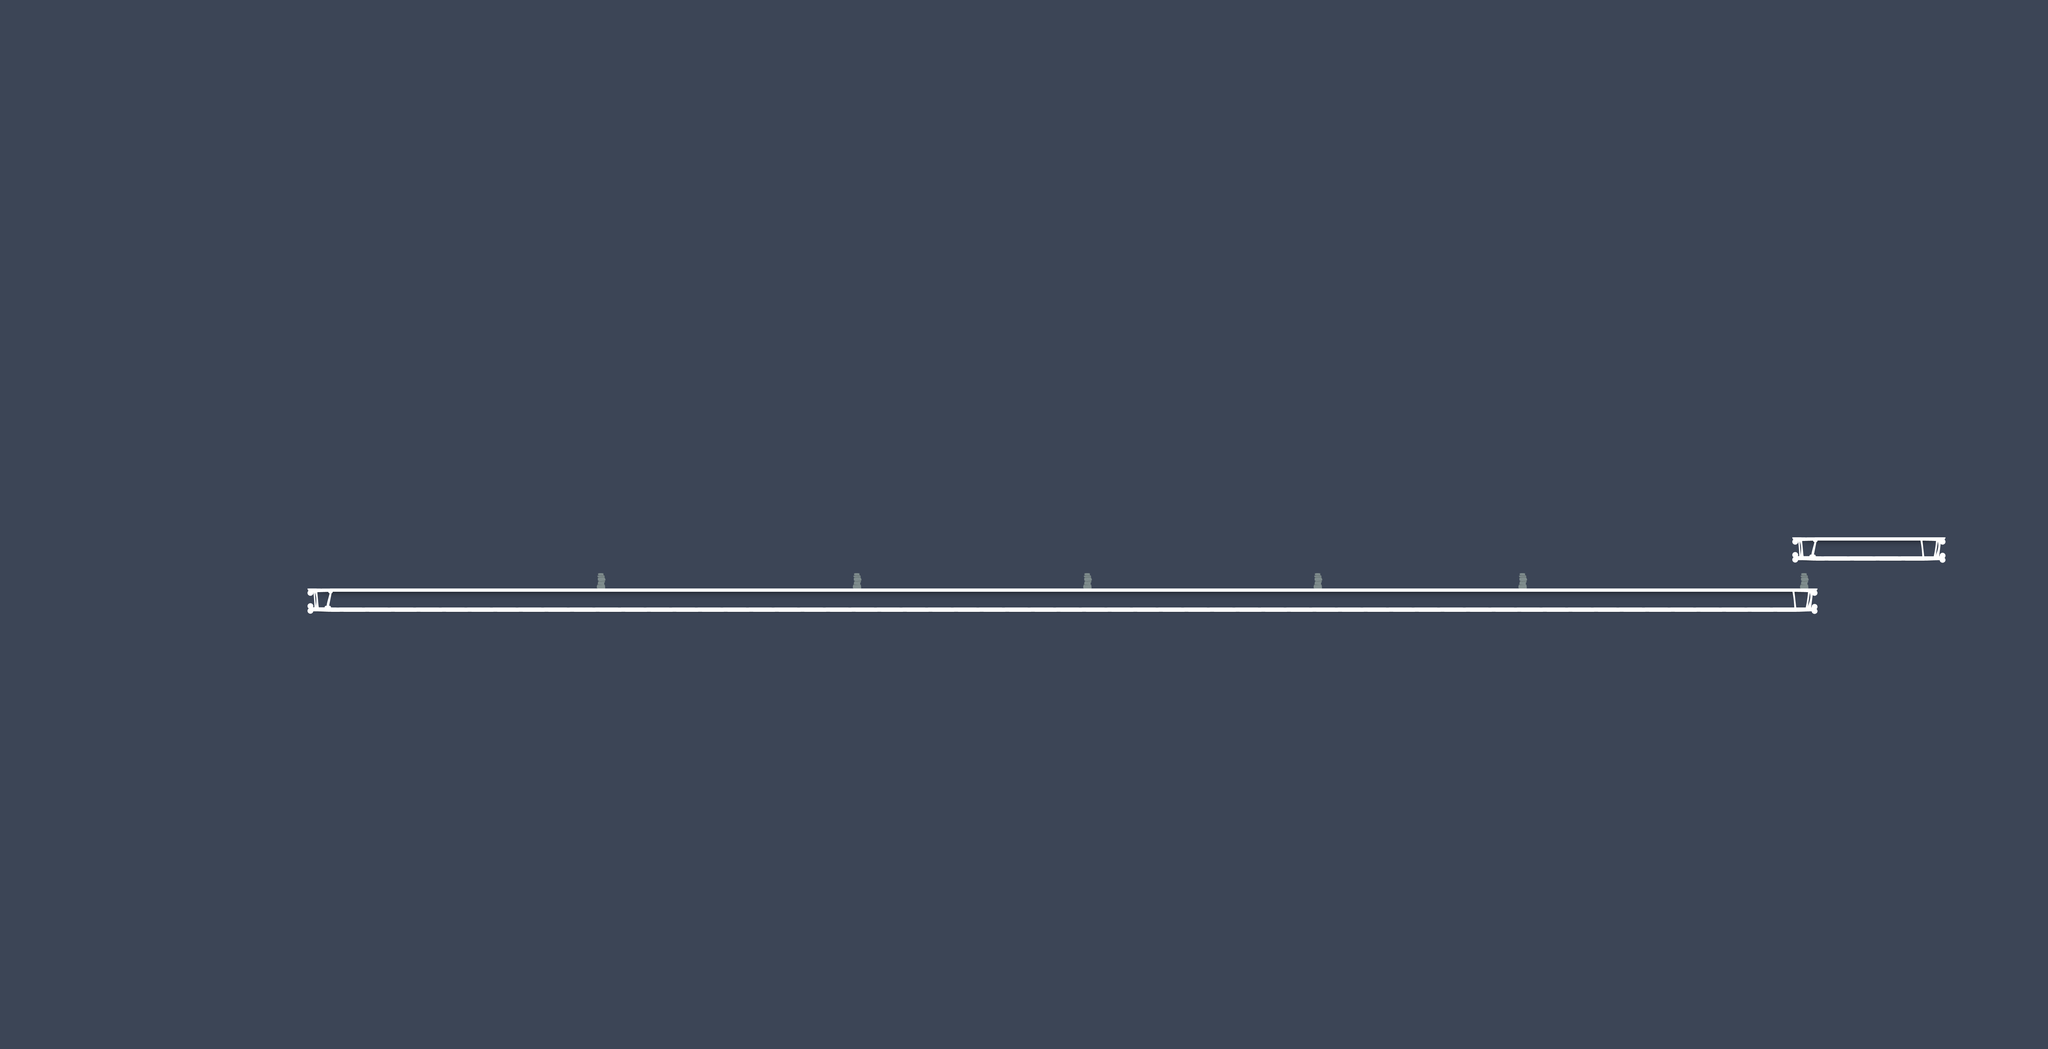

The image is a tile-based game level rendered from a .tmx file. Its description and source (layers, tilesets, objects; grid data summarised) follow:
An orthogonal 80x41 tile map with 70x70 px tiles, 2 tile layers (collision, foreground) and 9 objects (4x enemy, items, door, gun, health, ...).

<map version="1.2" tiledversion="1.2.2" orientation="orthogonal" renderorder="right-down" width="80" height="41" tilewidth="70" tileheight="70" infinite="0" backgroundcolor="#3c4556" nextlayerid="10" nextobjectid="26">
 <tileset firstgid="1" name="map_tiles_70" tilewidth="70" tileheight="70" tilecount="16" columns="8">
  <image source="../images/map_tiles.png" width="560" height="140" />
  <terraintypes>
   <terrain name="New Terrain" tile="-1" />
   <terrain name="New Terrain" tile="-1" />
  </terraintypes>
  <tile id="0" terrain=",,0,0" />
  <tile id="1" terrain="0,0,0,0" />
  <tile id="2" terrain="0,,0," />
  <tile id="3" terrain="0,,," />
 </tileset>
 <objectgroup color="#ffff00" id="1" name="items">
  <object id="1" name="key" type="items" x="5220.54" y="1398.6" width="70" height="70" />
  <object id="2" name="door" x="4408.85" y="1538.15" width="70" height="70" />
  <object id="4" name="gun" x="1380.12" y="1528.06" width="70" height="70" />
  <object id="5" name="health" x="2942.12" y="1436.61" width="70" height="70" />
 </objectgroup>
 <objectgroup color="#00aa00" id="2" name="player">
  <object id="7" name="player" type="player" x="998.36" y="1508.36" width="70" height="94.5455" />
 </objectgroup>
 <objectgroup color="#ff0000" id="3" name="enemies">
  <object id="15" name="zombie" type="enemy" x="3304.61" y="1520.79" width="70" height="73.3333">
   <properties>
    <property name="style" value="1" />
   </properties>
  </object>
  <object id="19" name="zombie" type="enemy" x="1948.88" y="1515.94" width="70" height="73.3333">
   <properties>
    <property name="style" value="1" />
   </properties>
  </object>
  <object id="20" name="zombie" type="enemy" x="2601.24" y="1526" width="70" height="73.3333">
   <properties>
    <property name="style" value="1" />
   </properties>
  </object>
  <object id="21" name="zombie" type="enemy" x="3853" y="1519.33" width="70" height="73.3333">
   <properties>
    <property name="style" value="1" />
   </properties>
  </object>
 </objectgroup>
 <layer id="8" name="collision" width="80" height="41">
  <data>[3280 cells, 71 non-empty, 4 distinct tile ids]</data>
 </layer>
 <layer id="9" name="foreground" width="80" height="41">
  <data>[3280 cells, 0 non-empty, 0 distinct tile ids]</data>
 </layer>
</map>
